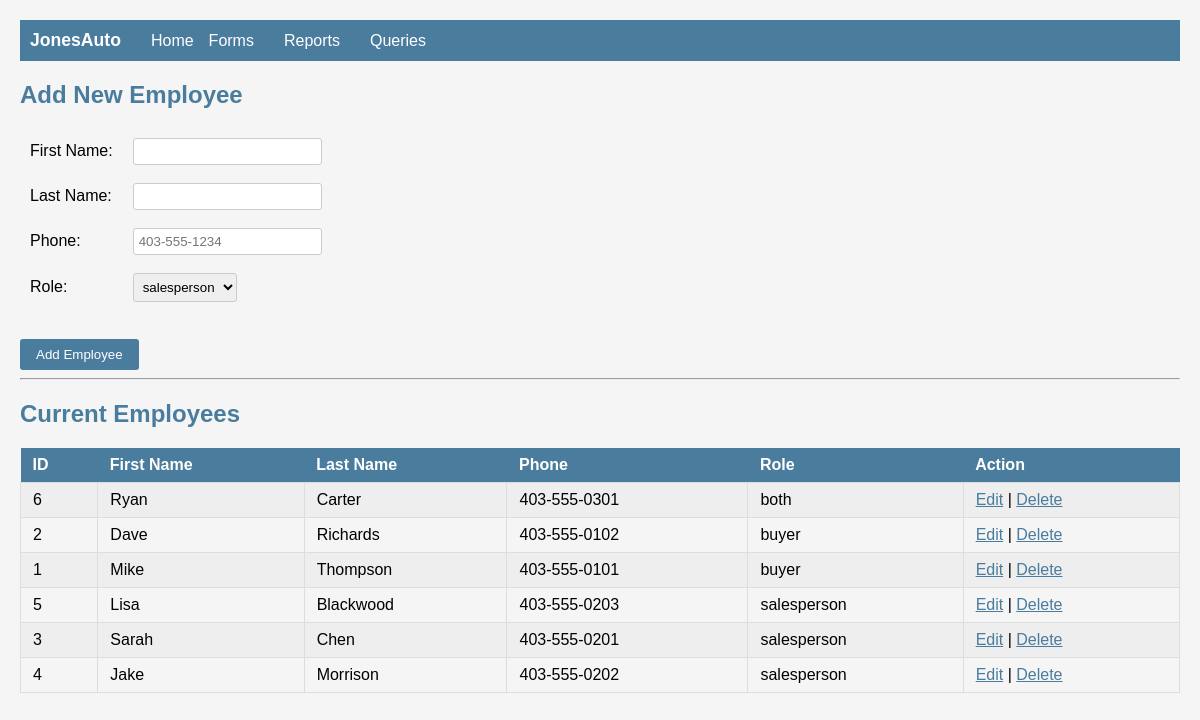
Page /forms/employee_form.php on the committed database.
### tables this page shows
CREATE TABLE employees (
    employee_id INT AUTO_INCREMENT PRIMARY KEY,
    first_name VARCHAR(50) NOT NULL,
    last_name VARCHAR(50) NOT NULL,
    phone VARCHAR(20),
    role VARCHAR(20) DEFAULT 'salesperson',
    is_active TINYINT(1) DEFAULT 1
);

### forms/employee_form.php (the view, shortened to what this page needs)
<?php
include '../config.php';
$edit_data = null;
?>
<!DOCTYPE html>
<html>
<head>
    <link rel="stylesheet" href="../style.css">
</head>
<body>
<?php $nav_prefix = '../'; include '../nav.php'; ?>
<h2><?php echo $edit_data ? 'Edit Employee' : 'Add New Employee'; ?></h2>
<form method="POST" action="../process/process_employee.php">
<table class="form-table">
    <tr>
        <td>First Name:</td>
        <td><input type="text" name="first_name" value="<?php echo $edit_data ? $edit_data['first_name'] : ''; ?>" required></td>
    </tr>
    <tr>
        <td>Last Name:</td>
        <td><input type="text" name="last_name" value="<?php echo $edit_data ? $edit_data['last_name'] : ''; ?>" required></td>
    </tr>
    <tr>
        <td>Phone:</td>
        <td><input type="text" name="phone" value="<?php echo $edit_data ? $edit_data['phone'] : ''; ?>" pattern="[0-9]{3}-[0-9]{3}-[0-9]{4}" placeholder="403-555-1234"></td>
    </tr>
    <tr>
        <td>Role:</td>
        <td>
            <select name="role">
                <option value="salesperson" <?php echo ($edit_data && $edit_data['role'] == 'salesperson') ? 'selected' : ''; ?>>salesperson</option>
            </select>
        </td>
    </tr>
</table>
<br>
<input type="submit" value="<?php echo $edit_data ? 'Update Employee' : 'Add Employee'; ?>">
</form>
<hr>
<h2>Current Employees</h2>
<?php
$sql = "SELECT * FROM employees WHERE is_active = 1 ORDER BY role, last_name";
$result = mysqli_query($conn, $sql);
?>
<table>
    <tr>
        <th>ID</th>
        <th>First Name</th>
        <th>Last Name</th>
        <th>Phone</th>
        <th>Role</th>
        <th>Action</th>
    </tr>
    <?php while ($row = mysqli_fetch_assoc($result)) { ?>
    <tr>
        <td><?php echo $row['employee_id']; ?></td>
        <td><?php echo $row['first_name']; ?></td>
        <td><?php echo $row['last_name']; ?></td>
        <td><?php echo $row['phone']; ?></td>
        <td><?php echo $row['role']; ?></td>
        <td>
            <a href="employee_form.php?edit=<?php echo $row['employee_id']; ?>">Edit</a> |
            <a href="employee_form.php?delete=<?php echo $row['employee_id']; ?>" onclick="return confirm('Delete this employee?')">Delete</a>
        </td>
    </tr>
    <?php } ?>
</table>
</body>
</html>

### style.css (style rules this page uses)
body { font-family: Arial, sans-serif; margin: 20px; background-color: #f5f5f5; }
h1, h2, h3 { color: #4a7c9e; }
a { color: #4a7c9e; }
table { border-collapse: collapse; margin: 10px 0; }
th { background-color: #4a7c9e; color: white; padding: 8px 12px; text-align: left; }
td { padding: 8px 12px; border: 1px solid #ddd; }
tr:nth-child(even) { background-color: #eee; }
input[type="text"], input[type="number"], input[type="date"], select, textarea { padding: 5px; margin: 3px 0; border: 1px solid #ccc; border-radius: 3px; }
input[type="submit"] { background-color: #4a7c9e; color: white; padding: 8px 16px; border: none; border-radius: 3px; cursor: pointer; }
table { width: 100%; }
.form-table { width: auto; }
.form-table td { border: none; padding: 6px 10px; }
.form-table tr:nth-child(even) { background-color: transparent; }

### rows in the picture
employees: employee_id "6", first_name "Ryan", last_name "Carter", phone "403-555-0301", role "both"
employees: employee_id "2", first_name "Dave", last_name "Richards", phone "403-555-0102", role "buyer"
employees: employee_id "1", first_name "Mike", last_name "Thompson", phone "403-555-0101", role "buyer"
employees: employee_id "5", first_name "Lisa", last_name "Blackwood", phone "403-555-0203", role "salesperson"
employees: employee_id "3", first_name "Sarah", last_name "Chen", phone "403-555-0201", role "salesperson"
employees: employee_id "4", first_name "Jake", last_name "Morrison", phone "403-555-0202", role "salesperson"
